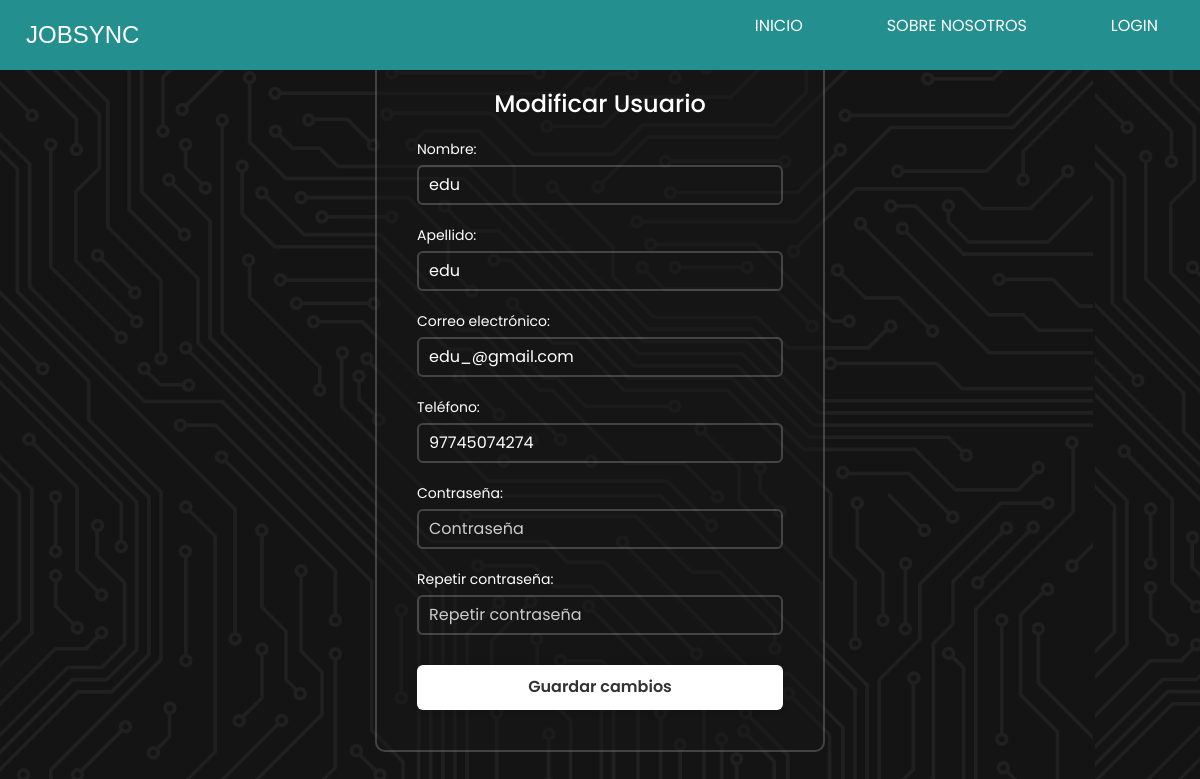
/modificar_usuario/11/, run on an earlier commit of the app's database.
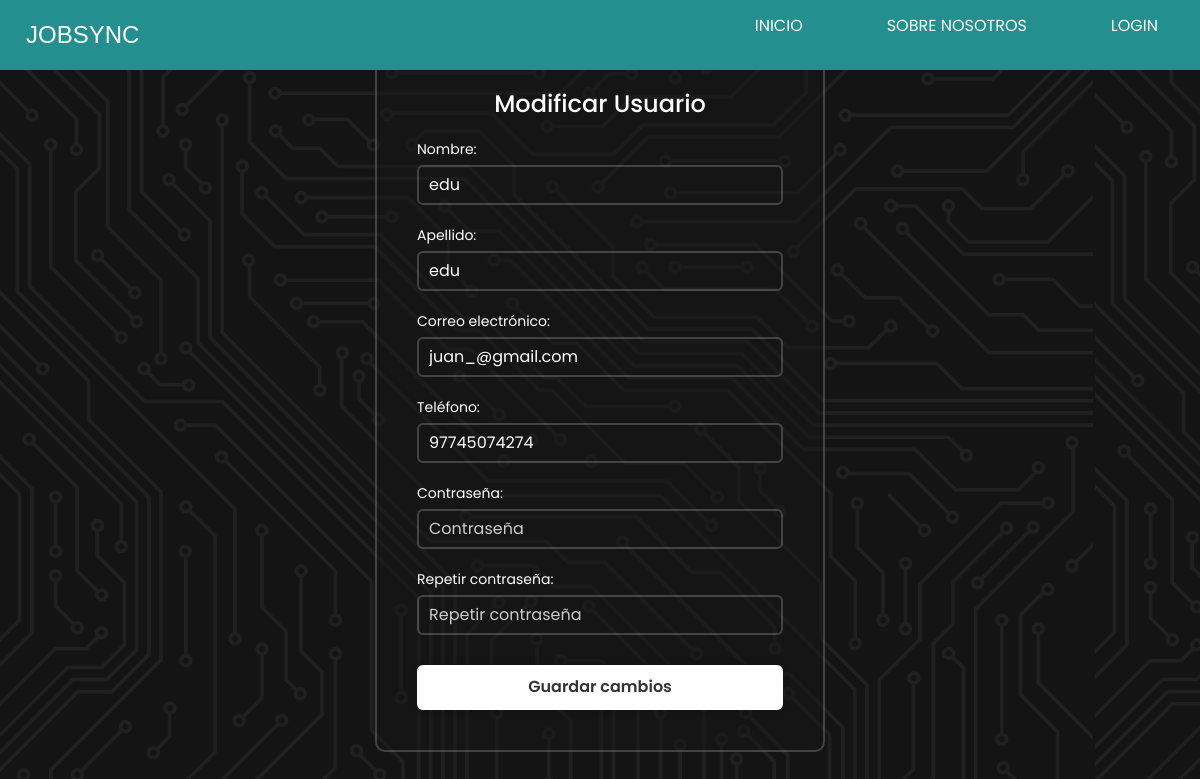
And on a later commit of the database.
### JobSyncApp/models.py (models this page shows)
class CustomUser(AbstractUser):
    telefono = models.CharField(max_length=15)
    ROL_CHOICES = [
        (True, 'Colaborador'),
        (False, 'Admin'),
    ]
    rol = models.BooleanField(choices=ROL_CHOICES, default=True)

### JobSyncApp/views.py (the view)
# urls.py: path('modificar_usuario/<int:user_id>/', views.modificar_usuario, name='modificar_usuario'),
def modificar_usuario(request, user_id):
    usuario = get_object_or_404(CustomUser, id=user_id)
    if request.method == 'POST':
        form = ModificarUsuarioForm(request.POST, instance=usuario)
        if form.is_valid():
            form.save()
            return redirect('colaboradores')
    else:
        form = ModificarUsuarioForm(instance=usuario)
    return render(request, 'admin/modificar_usuario.html', {'form': form, 'usuario_id': user_id})

### JobSyncApp/forms.py (shortened to what this page needs)
class ModificarUsuarioForm(forms.ModelForm):
    contraseña = forms.CharField(label='Contraseña', widget=forms.PasswordInput(attrs={'placeholder': 'Contraseña'}), required=False)
    repetir_contraseña = forms.CharField(label='Repetir contraseña', widget=forms.PasswordInput(attrs={'placeholder': 'Repetir contraseña'}), required=False)
    class Meta:
        model = CustomUser
        fields = ['first_name', 'last_name', 'email', 'telefono']
        widgets = {
            'first_name': forms.TextInput(attrs={'placeholder': 'Nombre'}),
            'last_name': forms.TextInput(attrs={'placeholder': 'Apellido'}),
            'email': forms.EmailInput(attrs={'placeholder': 'Correo electrónico'}),
            'telefono': forms.TextInput(attrs={'placeholder': 'Teléfono'}),
        }

### JobSyncApp/templates/admin/modificar_usuario.html (shortened to what this page needs)
{% extends 'index.html' %}
{% load  static  %}
{% block extra_css %}
    <link rel="stylesheet" href="{% static 'css/admin/modificar_usuario.css' %}">
    <link rel="stylesheet" href="{% static 'css' %}/estilo.css">
    <link href="https://cdn.jsdelivr.net/npm/remixicon@4.2.0/fonts/remixicon.css" rel="stylesheet" />
    <link rel="stylesheet" href="https://stackpath.bootstrapcdn.com/bootstrap/4.5.2/css/bootstrap.min.css">
{% endblock extra_css %}
{% block contenido %}
<div class="wrapper">
    <form id="modificarUsuarioForm" action="" method="POST">
        <h1>Modificar Usuario</h1>
        <div class="input-box">
            <div class="input-field">
                <label class="input-label" for="id_first_name">Nombre:</label>
                {{ form.first_name }}
            </div>
        </div>
        <div class="input-box">
            <div class="input-field">
                <label class="input-label" for="id_last_name">Apellido:</label>
                {{ form.last_name }}
            </div>
            <div class="input-field">
                <label class="input-label" for="id_email">Correo electrónico:</label>
                {{ form.email }}
            </div>
        </div>
        <div class="input-box">
            <div class="input-field">
                <label class="input-label" for="id_telefono">Teléfono:</label>
                {{ form.telefono }}
            </div>
        </div>
        <div class="input-box">
            <div class="input-field">
                <label class="input-label" for="id_contraseña">Contraseña:</label>
                {{ form.contraseña }}
            </div>
            <div class="input-field">
                <label class="input-label" for="id_repetir_contraseña">Repetir contraseña:</label>
                {{ form.repetir_contraseña }}
            </div>
        </div>
        <button type="button" class="btn btn-primary" data-toggle="modal" data-target="#confirmarModal">
            Guardar cambios
        </button>
    </form>
</div>
{% endblock %}

What changed in the data, as far as the page shows it:
changed CustomUser "edu": email "edu_@gmail.com" → "juan_@gmail.com"
